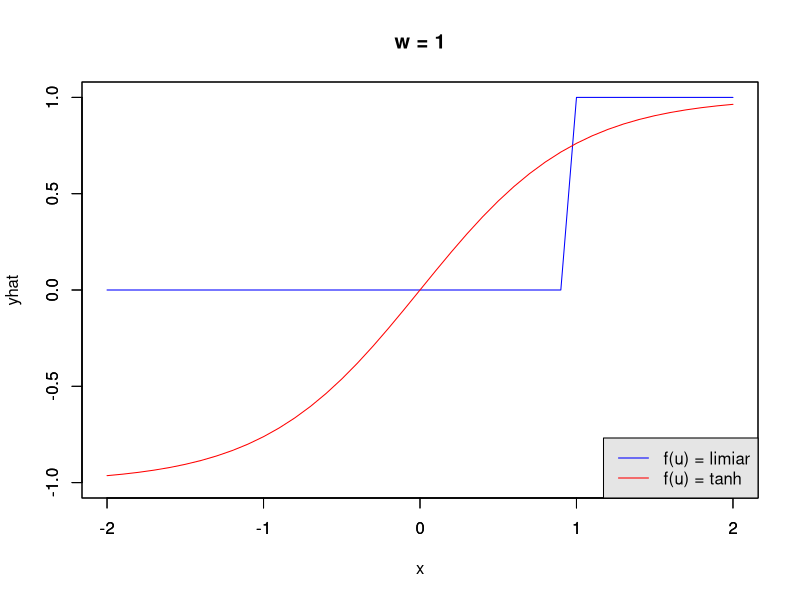
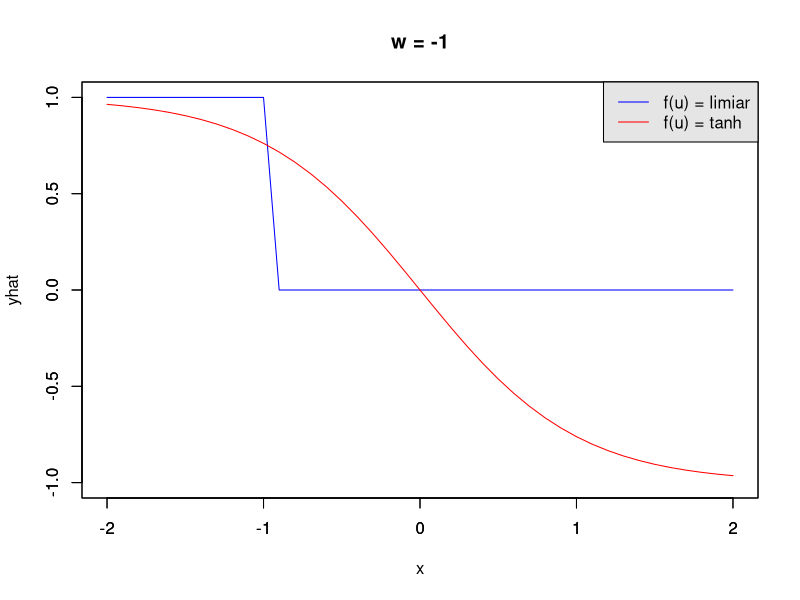

Generate these figures, in order, with R:
rm(list=ls()) # Removing all obects from the current workspace
w<-1
limiar<-1
x<-seq(-2,2,0.1)
yhatlimiar<-1*((x * w) >= limiar)
yhattgh<-tanh(w*x)

plot(x, yhatlimiar, xlim = c(-2,2), ylim = c(-1,1), type = "l", main = "w = 1", col = "blue", xlab = "x", ylab = "yhat")
par(new=T)
plot(x, yhattgh, xlim = c(-2,2), ylim = c(-1,1), type = "l", col = "red", xlab = "", ylab = "")
legend(x = "bottomright", 
       legend = c("f(u) = limiar", "f(u) = tanh"),
       col = c("blue", "red"),
       text.col = "black",
       bg = "gray90",
       xpd = TRUE,
       lty = c(1,1)
)

w<--1
yhatlimiar2<-1*((x * w) >= limiar)
yhattgh2<-tanh(w*x)
plot(x, yhatlimiar2, xlim = c(-2,2), ylim = c(-1,1), type = "l", main = "w = -1", col = "blue", xlab = "x", ylab = "yhat")
par(new=T)
plot(x, yhattgh2, xlim = c(-2,2), ylim = c(-1,1), type = "l", col = "red", xlab = "", ylab = "")
legend(x = "topright", 
       legend = c("f(u) = limiar", "f(u) = tanh"),
       col = c("blue", "red"),
       text.col = "black",
       bg = "gray90",
       xpd = TRUE,
       lty = c(1,1)
)